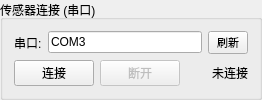
         <widget class="QGroupBox" name="sensorConnGroup">
          <property name="title">
           <string>传感器连接 (串口)</string>
          </property>
          <layout class="QVBoxLayout" name="sensorConnLayout">
           <item>
            <layout class="QHBoxLayout" name="sensorConnRow1">
             <item>
              <widget class="QLabel" name="sensorComLabel">
               <property name="text">
                <string>串口:</string>
               </property>
              </widget>
             </item>
             <item>
              <widget class="QLineEdit" name="sensorComPort">
               <property name="maximumSize">
                <size>
                 <width>220</width>
                 <height>16777215</height>
                </size>
               </property>
               <property name="text">
                <string>COM3</string>
               </property>
              </widget>
             </item>
             <item>
              <widget class="QPushButton" name="sensorRefreshBtn">
               <property name="minimumSize">
                <size>
                 <width>40</width>
                 <height>0</height>
                </size>
               </property>
               <property name="styleSheet">
                <string>QPushButton{font-size:11px;padding:2px 4px;}</string>
               </property>
               <property name="text">
                <string>刷新</string>
               </property>
              </widget>
             </item>
            </layout>
           </item>
           <item>
            <layout class="QHBoxLayout" name="sensorConnRow2">
             <item>
              <widget class="QPushButton" name="sensorBtnConnect">
               <property name="text">
                <string>连接</string>
               </property>
              </widget>
             </item>
             <item>
              <widget class="QPushButton" name="sensorBtnDisconnect">
               <property name="enabled">
                <bool>false</bool>
               </property>
               <property name="text">
                <string>断开</string>
               </property>
              </widget>
             </item>
             <item>
              <spacer name="hSpacerSConn2">
               <property name="orientation">
                <enum>Qt::Orientation::Horizontal</enum>
               </property>
               <property name="sizeHint" stdset="0">
                <size>
                 <width>8</width>
                 <height>0</height>
                </size>
               </property>
              </spacer>
             </item>
             <item>
              <widget class="QLabel" name="sensorStatusLight">
               <property name="minimumSize">
                <size>
                 <width>12</width>
                 <height>12</height>
                </size>
               </property>
              </widget>
             </item>
             <item>
              <widget class="QLabel" name="sensorStatusLabel">
               <property name="text">
                <string>未连接</string>
               </property>
              </widget>
             </item>
             <item>
              <spacer name="hSpacerSConn3">
               <property name="orientation">
                <enum>Qt::Orientation::Horizontal</enum>
               </property>
               <property name="sizeHint" stdset="0">
                <size>
                 <width>0</width>
                 <height>0</height>
                </size>
               </property>
              </spacer>
             </item>
            </layout>
           </item>
          </layout>
         </widget>
